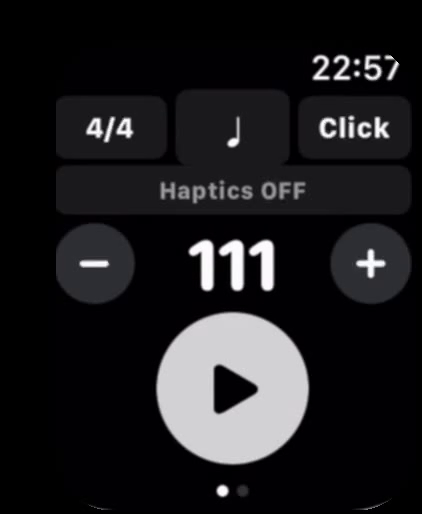
#> input picture frame 137 of metronomeandjam/images/metronomeandjam-watch.mp4, 422 x 514 px, given in place of マイムービー 10.mp4, which was not available
$ python process_metronome_videos.py
#> lines starting #> are read from the running program, lines starting #| are printed output that depends on the picture; after the words box and inside, x2 and y2 are one past the last pixel; in counts of white or black regions, pixels touching at a corner belong together; pictures that were not available may be replaced by others from this repository, and a replacement may not be noted
import cv2
import numpy as np
import os
import subprocess

src_dir = '/Users/MasaWada2/Documents/GitHub/waderbros-site/movinrings/images/'
dst_dir = '/Users/MasaWada2/Documents/GitHub/waderbros-site/metronomeandjam/images/'
os.makedirs(dst_dir, exist_ok=True)

# --- 1. iPhone 動画 (1.2倍用 超絶フルHD 560 x 1264px) ---
iphone_in = os.path.join(src_dir, 'マイムービー 10.mp4')
iphone_temp = os.path.join(dst_dir, 'temp_iphone.mp4')
iphone_out = os.path.join(dst_dir, 'metronomeandjam-iphone.mp4')

w_p_out, h_p_out = 560, 1264
w_phone, h_phone = 550, 1254
x_phone_off, y_phone_off = 5, 5

mask_phone = np.zeros((h_p_out, w_p_out), dtype=np.uint8)
r_p = 65
cv2.rectangle(mask_phone, (5+r_p, 5), (555-r_p, 1259), 255, -1)
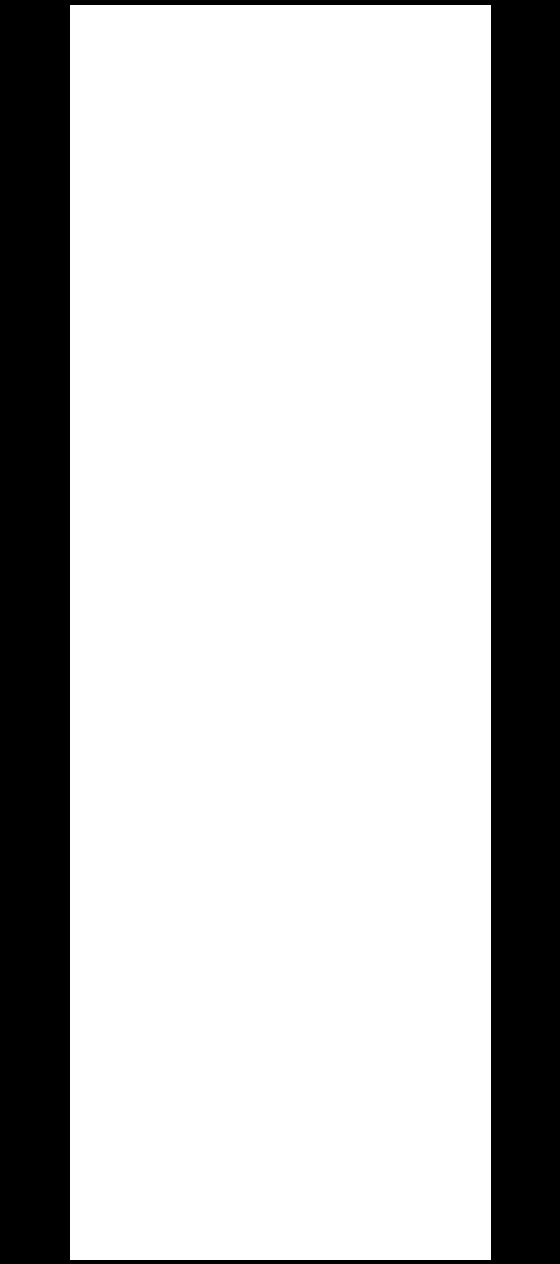
#> mask_phone: shape (1264, 560); 74.6% white; 1 black region, box (x1, y1, x2, y2) and area: (0, 0, 560, 1264) 179485
cv2.rectangle(mask_phone, (5, 5+r_p), (555, 1259-r_p), 255, -1)
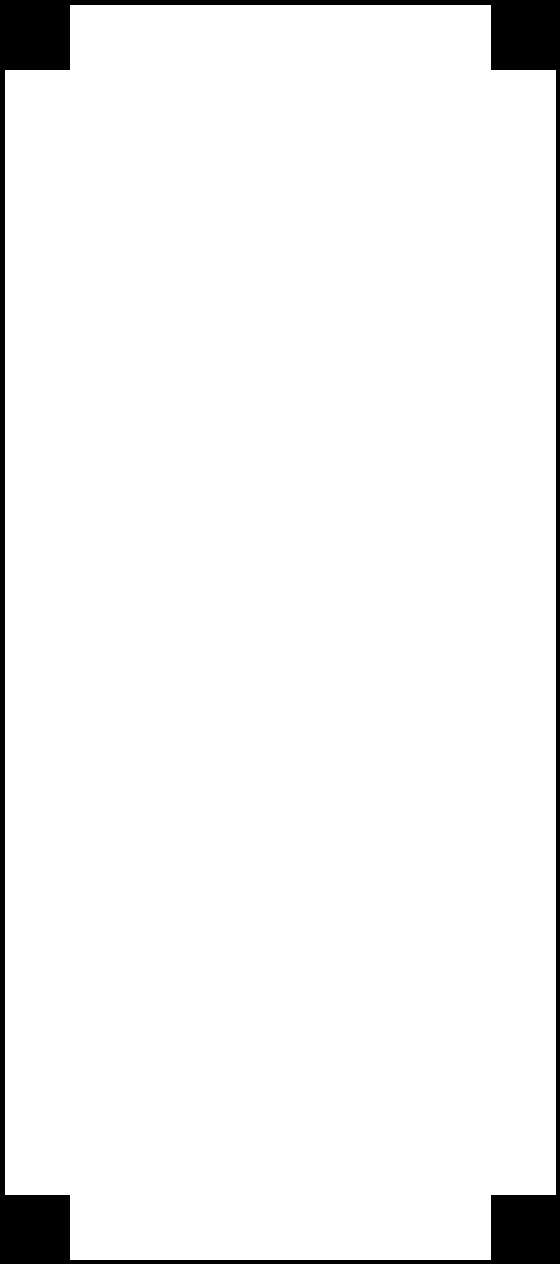
#> mask_phone: shape (1264, 560); 95.3% white; 1 black region, box (x1, y1, x2, y2) and area: (0, 0, 560, 1264) 33235
cv2.circle(mask_phone, (5+r_p, 5+r_p), r_p, 255, -1)
cv2.circle(mask_phone, (555-r_p, 5+r_p), r_p, 255, -1)
cv2.circle(mask_phone, (5+r_p, 1259-r_p), r_p, 255, -1)
cv2.circle(mask_phone, (555-r_p, 1259-r_p), r_p, 255, -1)
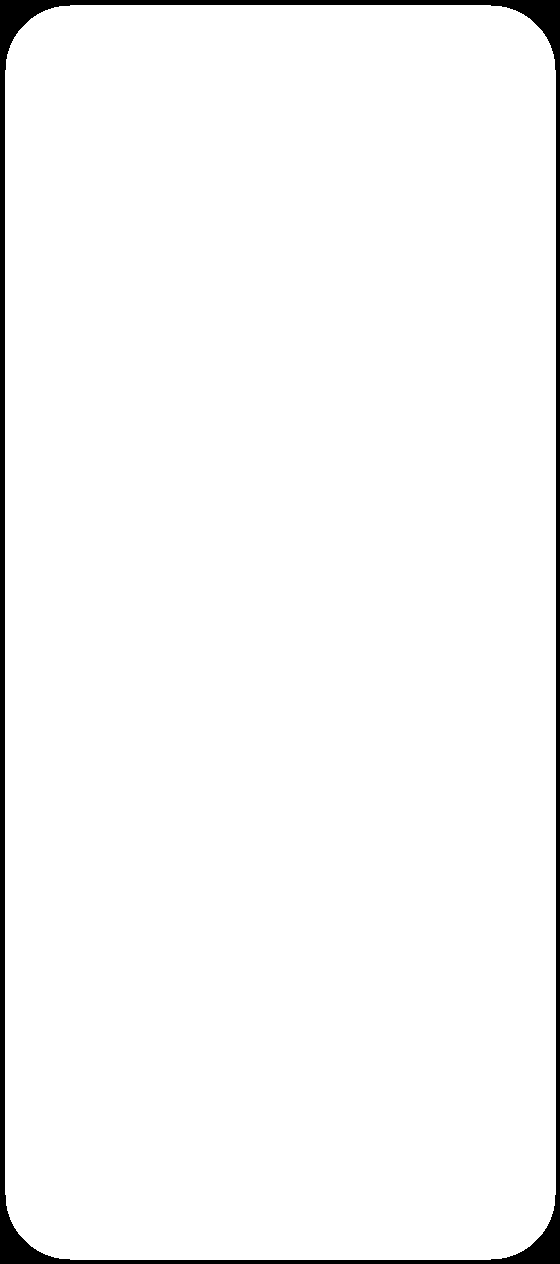
#> mask_phone: shape (1264, 560); 97.1% white; 1 black region, box (x1, y1, x2, y2) and area: (0, 0, 560, 1264) 20223
mask_phone_3ch = cv2.cvtColor(mask_phone, cv2.COLOR_GRAY2BGR) / 255.0

cap10 = cv2.VideoCapture(iphone_in)
fps10 = cap10.get(cv2.CAP_PROP_FPS) # 1倍速
fourcc = cv2.VideoWriter_fourcc(*'mp4v')
out10 = cv2.VideoWriter(iphone_temp, fourcc, fps10, (w_p_out, h_p_out))

while True:
    ret, frame = cap10.read()
#> frame is the input picture: shape (514, 422, 3); mean B, G, R 31.3, 29, 29.7
    if not ret: break
    # iPhone 画面全域 (x=486, y=7, w=308, h=708)
    crop = frame[7:7+708, 486:486+308]
#> crop = empty array
#> (the run stopped early here; a loop or call above may not have finished)
